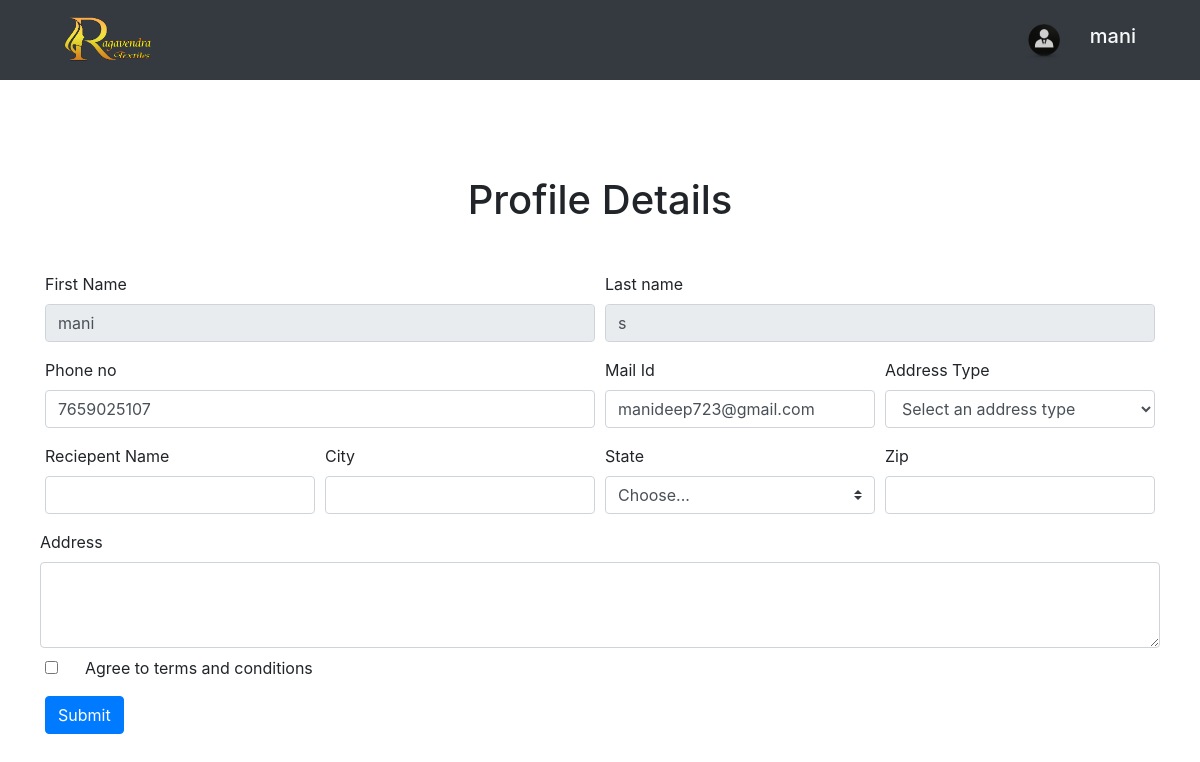
Before: /profile/ (signed in) with the older database file.
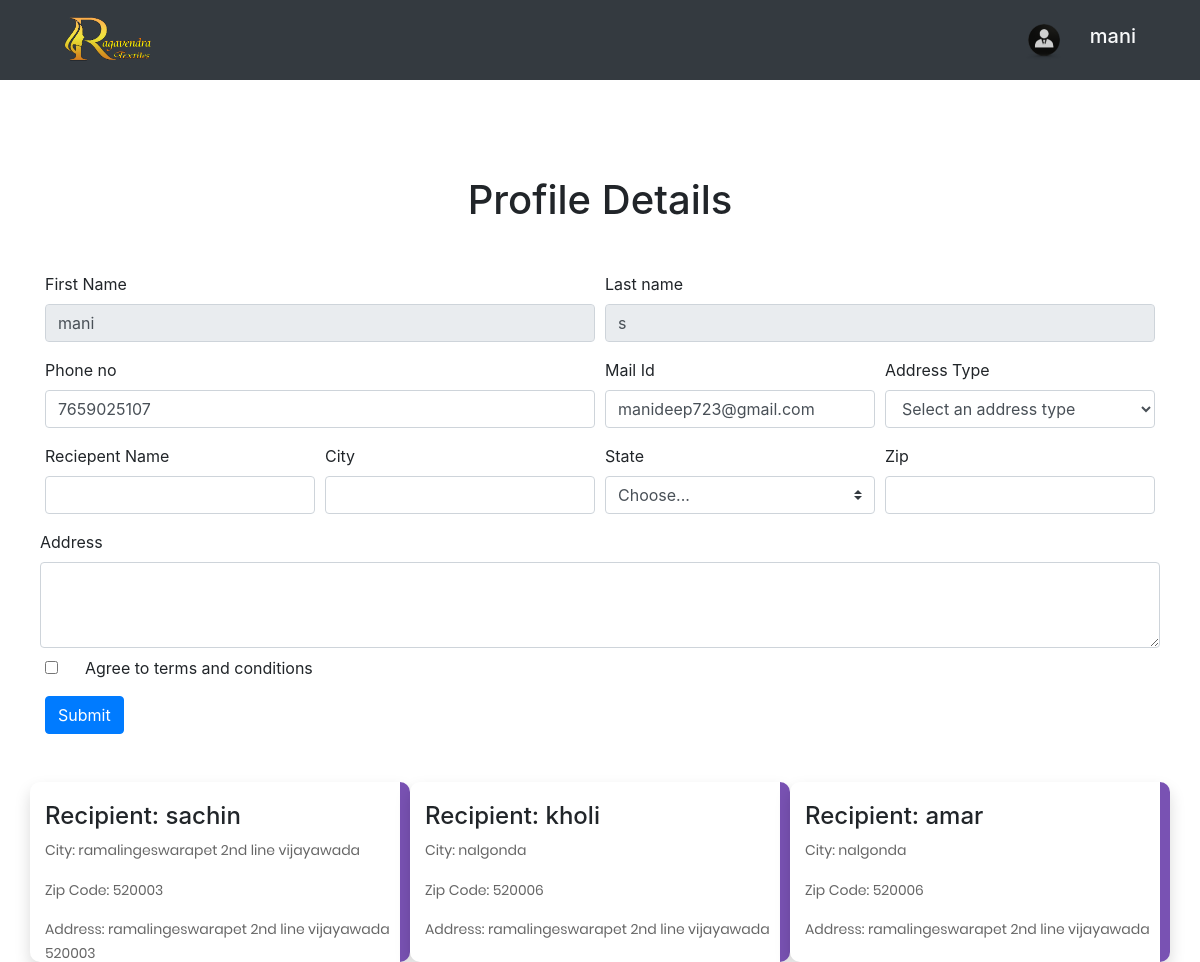
After: the same page with the newer database file.
### ragavendra_store/models.py (models this page shows, shortened)
class User_info(models.Model):
    phonenumber = models.IntegerField()
    firstname = models.CharField(max_length=100)
    lastname = models.CharField(max_length=100)
    email = models.EmailField()
    Reciepentname = models.CharField(max_length=100,null=True, blank=True)
    city = models.CharField(max_length=100,null=True, blank=True)
    state = models.CharField(max_length=100,null=True, blank=True)
    zip_code = models.CharField(max_length=10,null=True, blank=True)
    address = models.TextField(null=True, blank=True)
    Address_type = models.CharField(max_length=25,null=True, blank=True)
    userid = models.IntegerField(null=True, default=0)

### ragavendra_store/views.py (the view, shortened to what this page needs)
# urls.py: path('profile/',editprofile,name="profile"),
@login_required
def editprofile(request):
    user_item = User.objects.filter(username = request.user)
    for item in user_item:
        oUser_data =User_info.objects.filter(userid=request.user.id)
    return render(request ,"static_pages/profile.html",{'user_data':item,'oUser_data':oUser_data})

### templates/static_pages/profile.html (shortened to what this page needs)
{% extends 'static_pages/base.html' %}
{% load static %}
{% block content %}
<nav class="navbar navbar-light bg-dark">
  <div class="container-fluid d-flex px-5">
      <div>
          <div class="navbar-brand  animate__animated animate__fadeInLeft" href="#">
            <img src="{% static 'images/logo-removebg-preview.png'%}" alt="" height="50" width="90">
          </div>
      </div>
    <div class="profile-details animate__animated animate__fadeInRight animate__delay-1s d-flex justify-content-center align-items-center">
      <div class="dropdown mx-2" >
        <button class="btn btn-transparent "  type="button" id="dropdownMenuButton" data-toggle="dropdown"  aria-haspopup="true" aria-expanded="false">
          <img src="{% static 'images/profile-icon.png' %}" class="profile-img" alt="IMG">
        </button>
      </div>
      <div>
        {% if user_data %}
        <h5 class="text-light">{{ user_data.first_name }}</h5>
        {% endif %}
      </div>
    </div>
  </div>
</nav>
<div class="container mt-5 pt-5">
  <h1 class="text-center mb-5">Profile Details</h1>
<form class="needs-validation mb-5" id="profile_data" method="POST" novalidate>
  {% if user_data %}
  <div class="form-row">
    <div class="col-md-6 mb-3">
      <label for="validationCustom01">First Name</label>
      <input type="text"  value="{{ user_data.first_name }}" class="form-control" id="validationCustom01"  required disabled>
    </div>
    <div class="col-md-6 mb-3">
      <label for="validationCustom02">Last name</label>
      <input type="text" value="{{ user_data.last_name }}" class="form-control" id="validationCustom02"  required disabled>
    </div>
  </div>
  <div class="form-row">
      <div class="col-md-6 mb-3">
        <label for="validationCustom03">Phone no</label>
        <input type="number" value="{{ user_data.username }}" class="form-control" id="phone" name="phone"  required>
      </div>
      <div class="col-md-3 mb-3">
        <label for="validationCustom04">Mail Id</label>
        <input type="text" value="{{ user_data.email }}" class="form-control" id="validationCustom04"  required>
      </div>
      <div class="col-md-3 mb-3">
          <label for="validationCustom09">Address Type</label>
          <select class="form-control" id="address_type" name="address_type" required>
              <option value="" disabled selected>Select an address type</option>
          </select>
      </div>
    </div>
  <div class="form-row">
    <div class="col-md-3 mb-3">
      <label for="validationCustom10">Reciepent Name </label>
      <input type="text" class="form-control" id="reciepent_name" name="reciepent_name" required>
    </div>
    <div class="col-md-3 mb-3">
      <label for="validationCustom05">City</label>
      <input type="text" class="form-control" id="city" name="city" required>
    </div>
    <div class="col-md-3 mb-3">
      <label for="validationCustom06">State</label>
      <select class="custom-select" id="state" name="state" required>
        <option selected disabled value="">Choose...</option>
      </select>
    </div>
    <div class="col-md-3 mb-3">
      <label for="validationCustom07">Zip</label>
      <input type="text" class="form-control" id="zip" name="zip" required>
    </div>
  </div>
  <div class="form-row mb-2">
      <label for="validationCustom08">Address</label>
      <textarea class="form-control"  id="address" name="address"  rows="3"></textarea>
  </div>
  <div class="form-group">
    <div class="form-check">
      <input class="form-check-input" type="checkbox" value="" id="invalidCheck" required>
      <label class="form-check-label" for="invalidCheck">
        Agree to terms and conditions
      </label>
    </div>
  </div>
  <button class="btn btn-primary" type="submit">Submit </button>
  {% endif %}
</form>
<div class="row">
  {% for profile in oUser_data %}
  <div class="card-name shadow bg-rounded col-lg-4 col-12 col-md-6">
      <h4>Recipient: {{ profile.Reciepentname }}</h4>
      <p>City: {{ profile.city }}</p>
      <p>Zip Code: {{ profile.zip_code }}</p>
      <p>Address: {{ profile.address }}</p>
  </div>
  {% endfor %}
</div>
</div>
{% endblock %}

### templates/static_pages/base.html (shortened to what this page needs)
{% load static %}
<!DOCTYPE html>
<html lang="en">
<head>
	<link rel="stylesheet" type="text/css" href="{% static 'vendor/bootstrap/css/bootstrap.min.css' %}">
	<link rel="stylesheet" type="text/css" href="{fonts/font-awesome-4.7.0/css/font-awesome.min.css' %}">
	<link rel="stylesheet" type="text/css" href="{% static 'vendor//animate/animate.css' %}">
	<link rel="stylesheet" type="text/css" href="{% static 'vendor//css-hamburgers/hamburgers.min.css' %}">
	<link rel="stylesheet" type="text/css" href="{% static 'vendor//select2/select2.min.css' %}">
  <link rel="stylesheet" type="text/css" href="{% static 'css/style.css' %}">
<link
    rel="stylesheet"
    href="https://cdnjs.cloudflare.com/ajax/libs/animate.css/4.1.1/animate.min.css"
  />
	<link rel="stylesheet" type="text/css" href="{% static 'css/util.css' %}">
	<link rel="stylesheet" type="text/css" href="{% static 'css/main.css' %}">
    <link rel="stylesheet" href="https://cdn.jsdelivr.net/npm/bootstrap@4.5.3/dist/css/bootstrap.min.css">
</head>
<body>
    {% block content %}
    {% endblock %}
</body>
</html>

### static_files/css/style.css (style rules this page uses)
.card-name { border-radius: 10px; filter: drop-shadow(0 5px 10px 0 #ffffff); width: 400px; height: 180px; background-color: #ffffff; padding: 20px; position: relative; z-index: 0; overflow: hidden; transition: 0.6s ease-in; }
.card-name::before { content: ""; position: absolute; z-index: -1; top: -15px; right: -15px; background: #7952b3; height:220px; width: 25px; border-radius: 32px; transform: scale(1); transform-origin: 50% 50%; transition: transform 0.25s ease-out; }
.card-name p { padding: 0px 0; }

### static_files/css/main.css (style rules this page uses)
* { margin: 0px; padding: 0px; box-sizing: border-box; }
body, html { height: 100%; font-family: Poppins-Regular, sans-serif; }
h1,h2,h3,h4,h5,h6 { margin: 0px; }
p { font-family: Poppins-Regular; font-size: 14px; line-height: 1.7; color: #666666; margin: 0px; }
input { outline: none; border: none; }
textarea { outline: none; border: none; }
button { outline: none !important; border: none; background: transparent; }
.profile-details { display: flex; }

Changed rows visible on the page:
added User_info: Reciepentname "sachin", city "ramalingeswarapet 2nd line vijayawada", zip_code "520003", address "ramalingeswarapet 2nd line vijayawada 520003"
added User_info: Reciepentname "kholi", city "nalgonda", zip_code "520006", address "ramalingeswarapet 2nd line vijayawada"
added User_info: Reciepentname "amar", city "nalgonda", zip_code "520006", address "ramalingeswarapet 2nd line vijayawada"
